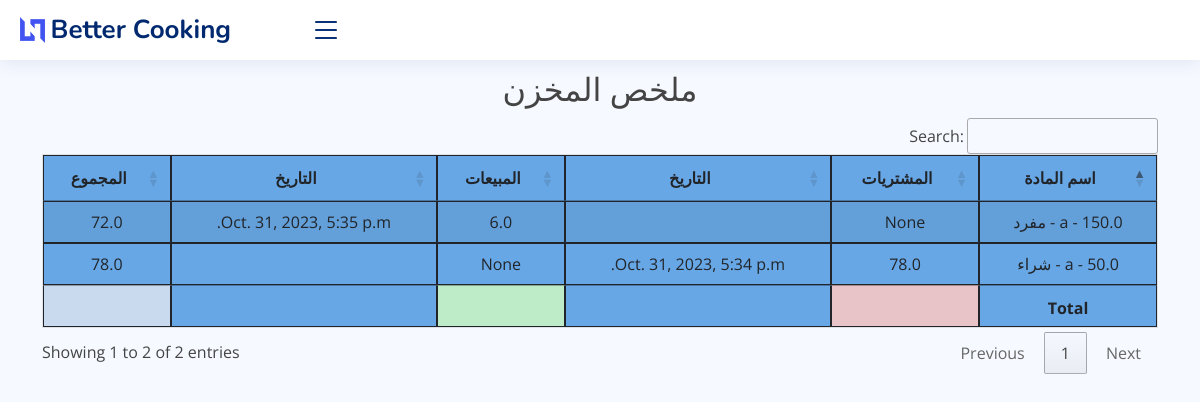
Page /stock_report on the committed database.
### core/models.py (models this page shows, shortened)
class Inventory(models.Model):
    item = models.ForeignKey(Item, on_delete=models.CASCADE)
    warehouse = models.ForeignKey(Warehouse, on_delete=models.CASCADE, null=True)
    purchase = models.ForeignKey(Purchase, on_delete=models.CASCADE, default=0, null=True)
    sale = models.ForeignKey(SaleInvoice, on_delete=models.CASCADE, default=0, null=True)
    pur_qty = models.FloatField(default=0, null=True)
    sale_qty = models.FloatField(default=0, null=True)
    total_bal_qty = models.FloatField(default=0)
    return_qty = models.FloatField(default=0)
    class Meta:
        verbose_name_plural = ' تفاصيل المخزون'

class Item(models.Model):
    PRICELIST = (
        ('مفرد', 'مفرد'),
        ('جملة', 'جملة'),
        ('شراء', 'شراء'),
        ('قسط', 'قسط'),
    )
    item_code = models.CharField(max_length=50)
    name = models.CharField(max_length=255)
    category = models.CharField(max_length=30, default='Test')
    price = models.FloatField(default=1)
    price_list = models.CharField(max_length=30, choices=PRICELIST, default='مفرد')
    note = models.TextField(blank=True)
    class Meta:
        verbose_name_plural = 'المواد'
    def __str__(self):
        return f"{self.name} - {self.price} - {self.price_list}"

class Purchase(models.Model):
    invoice_number = models.CharField(max_length=8, unique=True, editable=False)
    vendor = models.ForeignKey(Vendor, on_delete=models.CASCADE)
    date = models.DateTimeField()
    note = models.TextField(blank=True)
    class Meta:
        verbose_name_plural = ' فاتورة الشراء'

class SaleInvoice(models.Model):
    STATUS = (
        ('مدفوع', 'مدفوع'),
        ('غير مدفوع', 'غير مدفوع'),
        ('المردود', 'المردود'),
    )
    invoice_number = models.CharField(max_length=8, unique=True, editable=False)
    customer_name = models.ForeignKey(Customer, on_delete=models.CASCADE)
    date = models.DateTimeField(auto_now_add=True)
    status = models.CharField(max_length=10, choices=STATUS, default='مدفوع')
    note = models.CharField(max_length=100, blank=True)
    updated_at = models.DateTimeField(auto_now=True)
    class Meta:
        verbose_name_plural = 'فاتورة البيع'

### core/views.py (the view, shortened to what this page needs)
# urls.py: path('stock_report', views.stock_report, name="stock_report"),
def stock_report(request):
    stock_report = Inventory.objects.select_related()
    context = {'stock_report': stock_report}
    return render(request, 'core/reports/stock_report.html', context)

### core/templates/core/reports/stock_report.html (shortened to what this page needs)
{% extends 'core/base.html' %}
{% block content %}
    <br>
    <br> <br>
 <h2 class="text-center"> ملخص المخزن </h2>
    <table id="example4" class="table table-striped" style="background-color: #68a7e5">
        <thead>
        <tr>
            <th>اسم المادة</th>
            <th>المشتريات</th>
            <th>التاريخ</th>
            <th>المبيعات</th>
            <th>التاريخ</th>
            <th>المجموع</th>
        </tr>
        </thead>
        <tbody>
        {% for i in  stock_report %}
            <tr>
                <td>{{ i.item }}</td>
                <td>{{ i.pur_qty }}</td>
                <td>{{ i.purchase.date }}</td>
                <td>{{ i.sale_qty }}</td>
                <td>{{ i.sale.date }}</td>
                <td>{{ i.total_bal_qty }}</td>
            </tr>
        {% endfor %}
        </tbody>
        <tfoot>
        <th></th>
        <th style="background-color: #e8c3c7"></th>
         <th></th>
        <th style="background-color: #beecc8"></th>
         <th></th>
        <th style="background-color: #c9d9ee"></th>
        </tfoot>
    </table>
{% endblock %}

### static/core/assets/css/style.css (style rules this page uses)
:root { scroll-behavior: smooth; }
body { font-family: "Open Sans", sans-serif; background: #f6f9ff; color: #444444; }
h1, h2, h3, h4, h5, h6 { font-family: "Nunito", sans-serif; }

### core/templates/core/reports/stock_report.html (style rules this page uses)
table, th, td { border: 0.5px solid; direction: rtl; text-align: center; }
th { text-align: center !important; }

### rows in the picture
Inventory: item "a - 50.0 - شراء", pur_qty "78.0", purchase "Oct. 31, 2023, 5:34 p.m.", sale_qty "None", total_bal_qty "78.0"
Inventory: item "a - 150.0 - مفرد", pur_qty "None", sale_qty "6.0", sale "Oct. 31, 2023, 5:35 p.m.", total_bal_qty "72.0"
